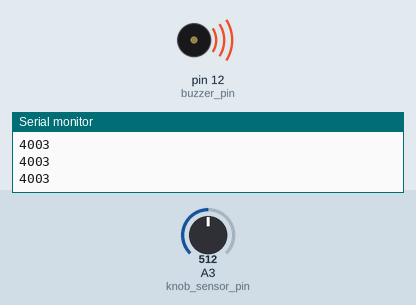
Recording of a sketch running on a simulated Arduino Uno, built with avr-gcc and run on an emulated ATmega328P. Shown: buzzer (waves = sounding), the last lines printed to the serial monitor. Inputs (shaded band) come from the test bench; at power-on: A3 (knob_sensor_pin) = 512.

Above: at 1.3 s.
1.4 s: A3 (knob_sensor_pin) set to 0
At 2.6 s:
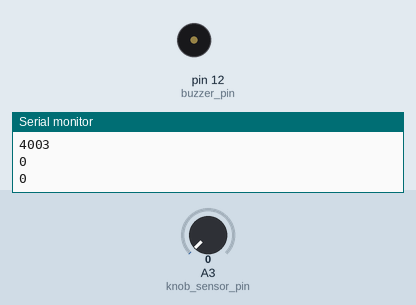
3.2 s: A3 (knob_sensor_pin) set to 122
At 4.2 s:
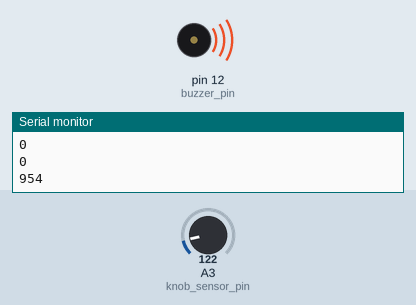
Timing chart, 0 to 6.2 s (numbered marks = the images above; inputs shaded):
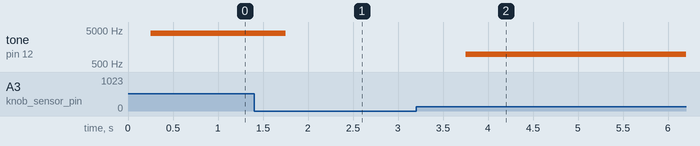

The sketch:

thBuzzez_thKnob.ino
```cpp
int buzzer_pin = 12;
int knob_sensor_pin = A3;

// Hàm setup() chạy một lần:
void setup()
{
  Serial.begin(9600);
  pinMode(buzzer_pin, OUTPUT);  // cài đặt OUTPUT điều khiển buzzer
  pinMode(knob_sensor_pin, INPUT);
}

// Hàm loop() chạy lặp lại vô hạn:
void loop()
{
  int knob_value = analogRead(knob_sensor_pin);
  //Serial.println(knob_value);
  delay(250);
  int x = (int)((float)knob_value * 8000.0/1023.0);
  Serial.println(x);
  tone(buzzer_pin, x);   // phát tần số 440Hz trong 1000ms
  delay(250);
  //delay(1000);             // thời gian phát
//  noTone(buzzer_pin);      // dừng phát
//  delay(1500);             // thời gian tr
}
```

Measured:
- after the input at 1.4 s, tone on pin 12 (buzzer_pin): 4003 Hz → silent after 0.35 s
- after the input at 3.2 s, tone on pin 12 (buzzer_pin): silent → 954 Hz after 0.55 s
